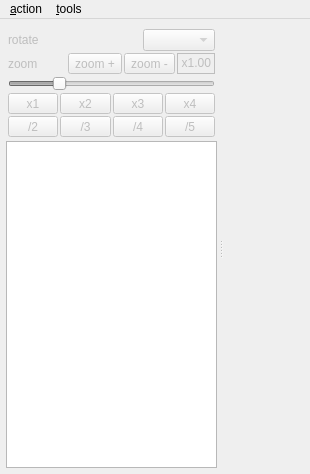
<?xml version="1.0" encoding="UTF-8"?>
<ui version="4.0">
 <class>MImageBookReader</class>
 <widget class="QMainWindow" name="MImageBookReader">
  <property name="geometry">
   <rect>
    <x>0</x>
    <y>0</y>
    <width>310</width>
    <height>474</height>
   </rect>
  </property>
  <property name="windowTitle">
   <string notr="true"/>
  </property>
  <property name="windowIcon">
   <iconset resource="resfile.qrc">
    <normaloff>:/new/icons/icons/image.png</normaloff>:/new/icons/icons/image.png</iconset>
  </property>
  <widget class="QWidget" name="centralwidget">
   <layout class="QVBoxLayout" name="verticalLayout_3">
    <item>
     <widget class="MDocHeader" name="wdgHeader" native="true"/>
    </item>
    <item>
     <widget class="QStackedWidget" name="stwImg">
      <property name="currentIndex">
       <number>0</number>
      </property>
      <widget class="QWidget" name="page">
       <layout class="QHBoxLayout" name="horizontalLayout_5">
        <item>
         <widget class="QSplitter" name="splitter">
          <property name="orientation">
           <enum>Qt::Horizontal</enum>
          </property>
          <widget class="QWidget" name="widget" native="true">
           <property name="sizePolicy">
            <sizepolicy hsizetype="Preferred" vsizetype="Expanding">
             <horstretch>0</horstretch>
             <verstretch>0</verstretch>
            </sizepolicy>
           </property>
           <layout class="QVBoxLayout" name="verticalLayout_2">
            <item>
             <widget class="QWidget" name="wdgImgZoomPanel" native="true">
              <property name="enabled">
               <bool>false</bool>
              </property>
              <layout class="QVBoxLayout" name="verticalLayout">
               <item>
                <layout class="QHBoxLayout" name="horizontalLayout_3">
                 <item>
                  <widget class="QLabel" name="label">
                   <property name="sizePolicy">
                    <sizepolicy hsizetype="Preferred" vsizetype="Preferred">
                     <horstretch>0</horstretch>
                     <verstretch>0</verstretch>
                    </sizepolicy>
                   </property>
                   <property name="text">
                    <string>rotate</string>
                   </property>
                   <property name="buddy">
                    <cstring>cmbRot</cstring>
                   </property>
                  </widget>
                 </item>
                 <item>
                  <spacer name="horizontalSpacer">
                   <property name="orientation">
                    <enum>Qt::Horizontal</enum>
                   </property>
                   <property name="sizeHint" stdset="0">
                    <size>
                     <width>40</width>
                     <height>20</height>
                    </size>
                   </property>
                  </spacer>
                 </item>
                 <item>
                  <widget class="QComboBox" name="cmbRot">
                   <property name="sizeAdjustPolicy">
                    <enum>QComboBox::AdjustToContents</enum>
                   </property>
                  </widget>
                 </item>
                </layout>
               </item>
               <item>
                <layout class="QHBoxLayout" name="horizontalLayout">
                 <item>
                  <widget class="QLabel" name="label_2">
                   <property name="sizePolicy">
                    <sizepolicy hsizetype="Preferred" vsizetype="Preferred">
                     <horstretch>0</horstretch>
                     <verstretch>0</verstretch>
                    </sizepolicy>
                   </property>
                   <property name="text">
                    <string>zoom</string>
                   </property>
                   <property name="margin">
                    <number>0</number>
                   </property>
                   <property name="textInteractionFlags">
                    <set>Qt::NoTextInteraction</set>
                   </property>
                   <property name="buddy">
                    <cstring>sldZoom</cstring>
                   </property>
                  </widget>
                 </item>
                 <item>
                  <spacer name="horizontalSpacer_2">
                   <property name="orientation">
                    <enum>Qt::Horizontal</enum>
                   </property>
                   <property name="sizeHint" stdset="0">
                    <size>
                     <width>40</width>
                     <height>20</height>
                    </size>
                   </property>
                  </spacer>
                 </item>
                 <item>
                  <widget class="QToolButton" name="btZoomPlus">
                   <property name="toolTip">
                    <string>zoom +</string>
                   </property>
                   <property name="text">
                    <string>zoom +</string>
                   </property>
                   <property name="icon">
                    <iconset resource="resfile.qrc">
                     <normaloff>:/new/icons/icons/loupe_plus.png</normaloff>:/new/icons/icons/loupe_plus.png</iconset>
                   </property>
                   <property name="shortcut">
                    <string>Ctrl++</string>
                   </property>
                  </widget>
                 </item>
                 <item>
                  <widget class="QToolButton" name="btZoomMinus">
                   <property name="toolTip">
                    <string>zoom -</string>
                   </property>
                   <property name="text">
                    <string>zoom -</string>
                   </property>
                   <property name="icon">
                    <iconset resource="resfile.qrc">
                     <normaloff>:/new/icons/icons/loupe_minus.png</normaloff>:/new/icons/icons/loupe_minus.png</iconset>
                   </property>
                   <property name="shortcut">
                    <string>Ctrl+-</string>
                   </property>
                  </widget>
                 </item>
                 <item>
                  <widget class="QLabel" name="lblValue">
                   <property name="frameShape">
                    <enum>QFrame::Box</enum>
                   </property>
                   <property name="text">
                    <string notr="true">x1.00</string>
                   </property>
                   <property name="textFormat">
                    <enum>Qt::RichText</enum>
                   </property>
                   <property name="alignment">
                    <set>Qt::AlignRight|Qt::AlignTrailing|Qt::AlignVCenter</set>
                   </property>
                   <property name="margin">
                    <number>3</number>
                   </property>
                   <property name="textInteractionFlags">
                    <set>Qt::NoTextInteraction</set>
                   </property>
                  </widget>
                 </item>
                </layout>
               </item>
               <item>
                <widget class="QSlider" name="sldZoom">
                 <property name="minimum">
                  <number>10</number>
                 </property>
                 <property name="maximum">
                  <number>400</number>
                 </property>
                 <property name="value">
                  <number>100</number>
                 </property>
                 <property name="tracking">
                  <bool>true</bool>
                 </property>
                 <property name="orientation">
                  <enum>Qt::Horizontal</enum>
                 </property>
                </widget>
               </item>
               <item>
                <layout class="QGridLayout" name="gridLayout">
                 <item row="0" column="0">
                  <widget class="QToolButton" name="btZ1">
                   <property name="sizePolicy">
                    <sizepolicy hsizetype="Preferred" vsizetype="Preferred">
                     <horstretch>0</horstretch>
                     <verstretch>0</verstretch>
                    </sizepolicy>
                   </property>
                   <property name="focusPolicy">
                    <enum>Qt::NoFocus</enum>
                   </property>
                   <property name="text">
                    <string notr="true">x1</string>
                   </property>
                   <property name="shortcut">
                    <string>Ctrl+1</string>
                   </property>
                   <property name="checkable">
                    <bool>false</bool>
                   </property>
                   <property name="checked">
                    <bool>false</bool>
                   </property>
                  </widget>
                 </item>
                 <item row="0" column="1">
                  <widget class="QToolButton" name="btZ2">
                   <property name="sizePolicy">
                    <sizepolicy hsizetype="Preferred" vsizetype="Preferred">
                     <horstretch>0</horstretch>
                     <verstretch>0</verstretch>
                    </sizepolicy>
                   </property>
                   <property name="focusPolicy">
                    <enum>Qt::NoFocus</enum>
                   </property>
                   <property name="text">
                    <string notr="true">x2</string>
                   </property>
                   <property name="shortcut">
                    <string>Ctrl+2</string>
                   </property>
                   <property name="checkable">
                    <bool>false</bool>
                   </property>
                  </widget>
                 </item>
                 <item row="0" column="2">
                  <widget class="QToolButton" name="btZ3">
                   <property name="sizePolicy">
                    <sizepolicy hsizetype="Preferred" vsizetype="Preferred">
                     <horstretch>0</horstretch>
                     <verstretch>0</verstretch>
                    </sizepolicy>
                   </property>
                   <property name="focusPolicy">
                    <enum>Qt::NoFocus</enum>
                   </property>
                   <property name="text">
                    <string notr="true">x3</string>
                   </property>
                   <property name="shortcut">
                    <string>Ctrl+3</string>
                   </property>
                   <property name="checkable">
                    <bool>false</bool>
                   </property>
                  </widget>
                 </item>
                 <item row="0" column="3">
                  <widget class="QToolButton" name="btZ4">
                   <property name="sizePolicy">
                    <sizepolicy hsizetype="Preferred" vsizetype="Preferred">
                     <horstretch>0</horstretch>
                     <verstretch>0</verstretch>
                    </sizepolicy>
                   </property>
                   <property name="focusPolicy">
                    <enum>Qt::NoFocus</enum>
                   </property>
                   <property name="text">
                    <string notr="true">x4</string>
                   </property>
                   <property name="shortcut">
                    <string>Ctrl+4</string>
                   </property>
                   <property name="checkable">
                    <bool>false</bool>
                   </property>
                  </widget>
                 </item>
                 <item row="1" column="0">
                  <widget class="QToolButton" name="btZD2">
                   <property name="sizePolicy">
                    <sizepolicy hsizetype="Preferred" vsizetype="Preferred">
                     <horstretch>0</horstretch>
                     <verstretch>0</verstretch>
                    </sizepolicy>
                   </property>
                   <property name="focusPolicy">
                    <enum>Qt::NoFocus</enum>
                   </property>
                   <property name="text">
                    <string notr="true">/2</string>
                   </property>
                   <property name="shortcut">
                    <string>Ctrl+Alt+2</string>
                   </property>
                   <property name="checkable">
                    <bool>false</bool>
                   </property>
                   <property name="checked">
                    <bool>false</bool>
                   </property>
                  </widget>
                 </item>
                 <item row="1" column="1">
                  <widget class="QToolButton" name="btZD3">
                   <property name="sizePolicy">
                    <sizepolicy hsizetype="Preferred" vsizetype="Preferred">
                     <horstretch>0</horstretch>
                     <verstretch>0</verstretch>
                    </sizepolicy>
                   </property>
                   <property name="focusPolicy">
                    <enum>Qt::NoFocus</enum>
                   </property>
                   <property name="text">
                    <string notr="true">/3</string>
                   </property>
                   <property name="shortcut">
                    <string>Ctrl+Alt+3</string>
                   </property>
                   <property name="checkable">
                    <bool>false</bool>
                   </property>
                  </widget>
                 </item>
                 <item row="1" column="2">
                  <widget class="QToolButton" name="btZD4">
                   <property name="sizePolicy">
                    <sizepolicy hsizetype="Preferred" vsizetype="Preferred">
                     <horstretch>0</horstretch>
                     <verstretch>0</verstretch>
                    </sizepolicy>
                   </property>
                   <property name="focusPolicy">
                    <enum>Qt::NoFocus</enum>
                   </property>
                   <property name="text">
                    <string notr="true">/4</string>
                   </property>
                   <property name="shortcut">
                    <string>Ctrl+Alt+4</string>
                   </property>
                   <property name="checkable">
                    <bool>false</bool>
                   </property>
                  </widget>
                 </item>
                 <item row="1" column="3">
                  <widget class="QToolButton" name="btZD5">
                   <property name="sizePolicy">
                    <sizepolicy hsizetype="Preferred" vsizetype="Preferred">
                     <horstretch>0</horstretch>
                     <verstretch>0</verstretch>
                    </sizepolicy>
                   </property>
                   <property name="focusPolicy">
                    <enum>Qt::NoFocus</enum>
                   </property>
                   <property name="text">
                    <string notr="true">/5</string>
                   </property>
                   <property name="shortcut">
                    <string>Ctrl+Alt+5</string>
                   </property>
                   <property name="checkable">
                    <bool>false</bool>
                   </property>
                  </widget>
                 </item>
                </layout>
               </item>
              </layout>
             </widget>
            </item>
            <item>
             <widget class="QTreeWidget" name="treeImages">
              <property name="sizePolicy">
               <sizepolicy hsizetype="Preferred" vsizetype="Expanding">
                <horstretch>0</horstretch>
                <verstretch>0</verstretch>
               </sizepolicy>
              </property>
              <property name="contextMenuPolicy">
               <enum>Qt::DefaultContextMenu</enum>
              </property>
              <property name="selectionMode">
               <enum>QAbstractItemView::SingleSelection</enum>
              </property>
              <property name="rootIsDecorated">
               <bool>false</bool>
              </property>
              <property name="itemsExpandable">
               <bool>false</bool>
              </property>
              <property name="sortingEnabled">
               <bool>true</bool>
              </property>
              <property name="expandsOnDoubleClick">
               <bool>false</bool>
              </property>
              <attribute name="headerVisible">
               <bool>false</bool>
              </attribute>
              <column>
               <property name="text">
                <string>Image</string>
               </property>
              </column>
              <column>
               <property name="text">
                <string>filename</string>
               </property>
              </column>
             </widget>
            </item>
           </layout>
          </widget>
          <widget class="MImageWidget" name="iwImg" native="true"/>
         </widget>
        </item>
       </layout>
      </widget>
      <widget class="QWidget" name="page_2">
       <layout class="QHBoxLayout" name="horizontalLayout_4">
        <item>
         <layout class="QHBoxLayout" name="layGk"/>
        </item>
       </layout>
      </widget>
      <widget class="QWidget" name="page_3">
       <layout class="QHBoxLayout" name="horizontalLayout_6">
        <item>
         <layout class="QHBoxLayout" name="layCop"/>
        </item>
       </layout>
      </widget>
     </widget>
    </item>
   </layout>
  </widget>
  <widget class="QMenuBar" name="menubar">
   <property name="geometry">
    <rect>
     <x>0</x>
     <y>0</y>
     <width>310</width>
     <height>25</height>
    </rect>
   </property>
   <widget class="QMenu" name="menuAction">
    <property name="title">
     <string>&amp;action</string>
    </property>
    <addaction name="actionClose"/>
   </widget>
   <widget class="QMenu" name="menuTools">
    <property name="title">
     <string>&amp;tools</string>
    </property>
    <addaction name="actionGk_Lat_dictionary"/>
    <addaction name="actionCoptic_dictionary"/>
    <addaction name="action_Hebrew_dictionary"/>
    <addaction name="actionNumeric_converter"/>
   </widget>
   <addaction name="menuAction"/>
   <addaction name="menuTools"/>
  </widget>
  <action name="actionClose">
   <property name="icon">
    <iconset resource="resfile.qrc">
     <normaloff>:/new/icons/icons/delete.png</normaloff>:/new/icons/icons/delete.png</iconset>
   </property>
   <property name="text">
    <string>&amp;close</string>
   </property>
   <property name="shortcut">
    <string>Ctrl+Q</string>
   </property>
  </action>
  <action name="actionGk_Lat_dictionary">
   <property name="icon">
    <iconset resource="resfile.qrc">
     <normaloff>:/new/icons/icons/alfa2.png</normaloff>:/new/icons/icons/alfa2.png</iconset>
   </property>
   <property name="text">
    <string>&amp;Gk/Lat dictionary</string>
   </property>
   <property name="shortcut">
    <string>Ctrl+Alt+G</string>
   </property>
  </action>
  <action name="actionCoptic_dictionary">
   <property name="icon">
    <iconset resource="resfile.qrc">
     <normaloff>:/new/icons/icons/gima.png</normaloff>:/new/icons/icons/gima.png</iconset>
   </property>
   <property name="text">
    <string>&amp;Coptic dictionary</string>
   </property>
   <property name="shortcut">
    <string>Ctrl+Alt+C</string>
   </property>
  </action>
  <action name="actionNumeric_converter">
   <property name="icon">
    <iconset resource="resfile.qrc">
     <normaloff>:/new/icons/icons/numcnv.png</normaloff>:/new/icons/icons/numcnv.png</iconset>
   </property>
   <property name="text">
    <string>&amp;numeric converter</string>
   </property>
   <property name="shortcut">
    <string>Ctrl+Alt+N</string>
   </property>
  </action>
  <action name="action_Hebrew_dictionary">
   <property name="icon">
    <iconset resource="resfile.qrc">
     <normaloff>:/new/icons/icons/abgd.png</normaloff>:/new/icons/icons/abgd.png</iconset>
   </property>
   <property name="text">
    <string>&amp;Hebrew dictionary</string>
   </property>
   <property name="shortcut">
    <string>Ctrl+Alt+H</string>
   </property>
  </action>
 </widget>
 <layoutdefault spacing="2" margin="2"/>
 <customwidgets>
  <customwidget>
   <class>MDocHeader</class>
   <extends>QWidget</extends>
   <header>mdocheader.h</header>
   <container>1</container>
  </customwidget>
  <customwidget>
   <class>MImageWidget</class>
   <extends>QWidget</extends>
   <header>mimagewidget.h</header>
   <container>1</container>
  </customwidget>
 </customwidgets>
 <resources>
  <include location="resfile.qrc"/>
 </resources>
 <connections/>
</ui>
